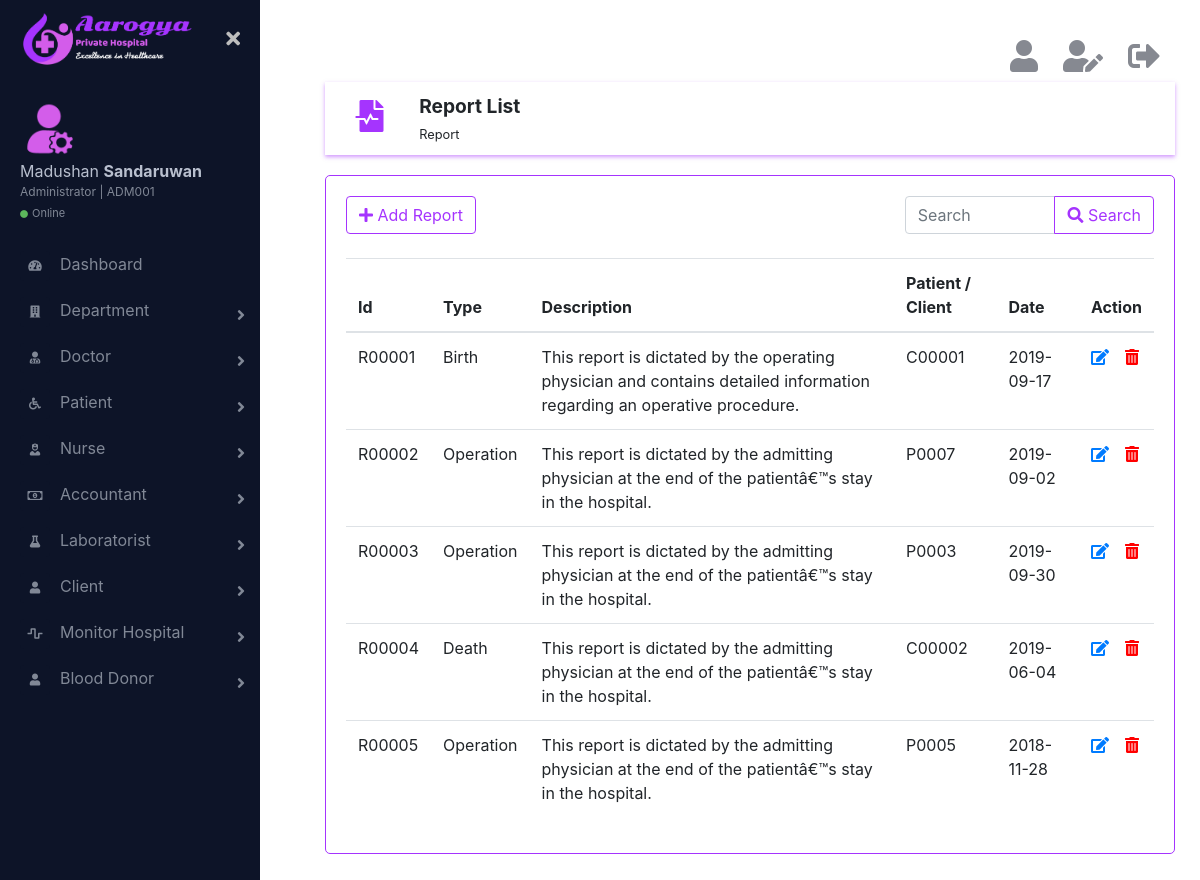
/html/reportList.php (signed in), run on the app's committed database.
### tables this page shows
CREATE TABLE IF NOT EXISTS `report` (
  `id` char(6) NOT NULL,
  `type` varchar(10) NOT NULL,
  `description` varchar(255) NOT NULL,
  `patientId` char(6) NOT NULL,
  `date` date NOT NULL,
  `is_deleted` int(11) NOT NULL,
  PRIMARY KEY (`id`)
);

### html/reportList.php (the view, shortened to what this page needs)
<?php
    require_once('../connection/connection.php');
?>
<!DOCTYPE html>
<html lang="en">
    <head>
        <link rel="stylesheet" href="../css/bootstrap.min.css">
        <link href="https://cdnjs.cloudflare.com/ajax/libs/font-awesome/5.10.0-11/css/all.css" rel="stylesheet">
        <link href="../css/main.css" rel="stylesheet">
    </head>
    <body>
        <div class="page-wrapper chiller-theme toggled">
            <?php
                require_once('sidebar.php');
            ?>
            <main class="page-content">
                <div class="container">
                    <?php
                        require_once('logoutbar.php');
                    ?>
                    <div class="row topic">
                        <div class="col-md-1 topic-logo">
                            <i class="fas fa-file-medical-alt fa-2x"></i>
                        </div>
                        <div class="col-md-11">
                            <span class="font-weight-bold"><big>Report List</big><br><small>Report</small></span>
                        </div>
                    </div>
                    <div class="row">
                        <div class="col-md-12 form">
                            <div class="row">
                                <div class='col-md-8'>
                                <?php
                                    if($_SESSION['role'] != 'client'){
                                        echo "<a href='addReport.php' ><button type='button' class='btn btn-outline-primary'><i class='fas fa-plus'></i>  Add Report</button></a>";
                                    }
                                ?>
                                </div>
                                <div class="col-md-4">
                                    <div class="input-group">
                                        <input type="search" class="form-control" placeholder="Search">
                                        <div class="input-group-append">
                                            <button class="btn btn-outline-primary" type="button"><i class="fas fa-search"></i> Search</button>
                                        </div>
                                    </div>
                                </div>
                            </div>
                            <br>
                            <table class="table">
                              <thead>
                                <tr>
                                    <th scope="col">Id</th>
                                    <th scope="col">Type</th>
                                    <th scope="col">Description</th>
                                    <th scope="col">Patient / Client</th>
                                    <th scope="col">Date</th>
                                    <?php
                                        if($_SESSION['role'] != 'client'){
                                            echo "<th scope='col'>Action</th>";
                                        }
                                    ?>
                                </tr>
                              </thead>
                              <tbody>
                                  <?php
                                    if($_SESSION['role'] != 'client') {
                                        $query = "SELECT * FROM `report` WHERE is_deleted = 0 ORDER BY `id`";
                                    } else {
                                        $query = "SELECT * FROM `report` WHERE is_deleted = 0 AND patientId = '{$_SESSION['id']}' ORDER BY `id`";
                                    }
                                    $result_set = mysqli_query($con,$query);
                                    if (mysqli_num_rows($result_set) >= 1) {
                                        while($rep = mysqli_fetch_assoc($result_set)){
                                            echo "<tr>";
                                            echo "<td>".$rep['id']."</td>";
                                            echo "<td>".$rep['type']."</td>";
                                            echo "<td>".$rep['description']."</td>";
                                            echo "<td>".$rep['patientId']."</td>";
                                            echo "<td>".$rep['date']."</td>";
                                            if($_SESSION['role'] != 'client'){
                                                echo "<td><a href=\"#\"><i class='fas fa-edit mr-3' data-toggle='tooltip' title='Edit'></i></a><a href='reportList.php?id={$rep['id']}' onclick=\"return confirm('Are you sure to delete this information ?');\"><i class='fas fa-trash-alt' data-toggle='tooltip' title='Delete' style='color:red;'></i></a></td>";
                                            }
                                            echo "</tr>";
                                        }
                                    } else {
                                        echo "<tr><td><h4 class='text-danger'>No records</h4></td></tr>";
                                    }
                                  ?>
                              </tbody>
                            </table>
                        </div>
                    </div>
                </div>
            </main>
        </div>
    </body>
    </html>

### css/main.css (style rules this page uses)
.page-wrapper { height: 100vh; }
@media screen and (min-width: 700px) { .page-wrapper.toggled .page-content { padding-left: 300px; } }
.page-wrapper .page-content { display: inline-block; width: 100%; padding-left: 0px; padding-top: 20px; }
.page-wrapper .page-content > div { padding: 20px 40px; }
.page-wrapper .page-content { overflow-x: hidden; }
.topic { box-shadow: 0 2px 4px rgba(165, 52, 254, 0.5); padding: 10px; }
.topic-logo { display: inline-block; text-align: center; color: rgb(165, 52, 254); margin-top: 8px; }
.form { margin-top: 20px; border: 1px solid rgb(165, 52, 254); border-radius: 5px; padding: 20px; }

### data on the page
report: id "R00001", type "Birth", description "This report is dictated by the operating physician and contains detailed information regarding an operative procedure.", patientId "C00001", date "2019-09-17"
report: id "R00002", type "Operation", description "This report is dictated by the admitting physician at the end of the patientâ€™s stay in the hospital.", patientId "P0007", date "2019-09-02"
report: id "R00003", type "Operation", description "This report is dictated by the admitting physician at the end of the patientâ€™s stay in the hospital.", patientId "P0003", date "2019-09-30"
report: id "R00004", type "Death", description "This report is dictated by the admitting physician at the end of the patientâ€™s stay in the hospital.", patientId "C00002", date "2019-06-04"
report: id "R00005", type "Operation", description "This report is dictated by the admitting physician at the end of the patientâ€™s stay in the hospital.", patientId "P0005", date "2018-11-28"

### other printed values
$_SESSION['firstName'] "Madushan"
$_SESSION['lastName'] "Sandaruwan"
$_SESSION['id'] "ADM001"
